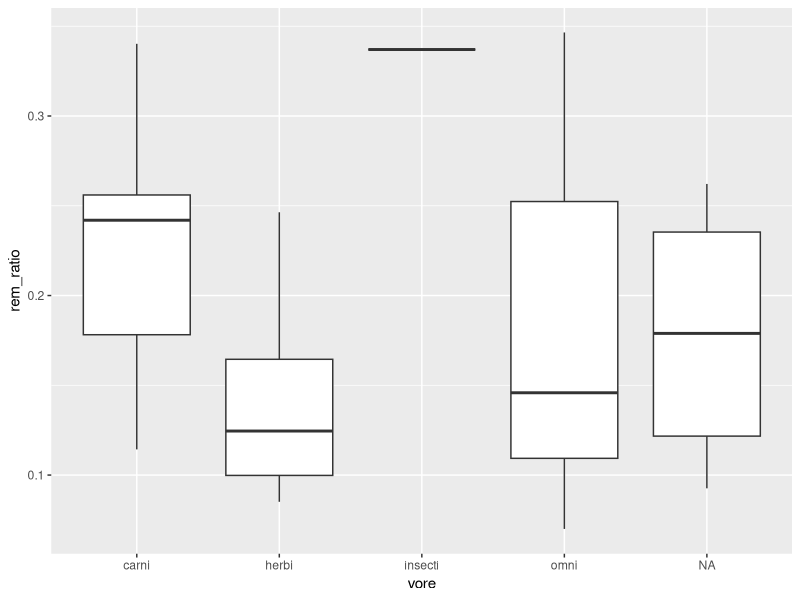
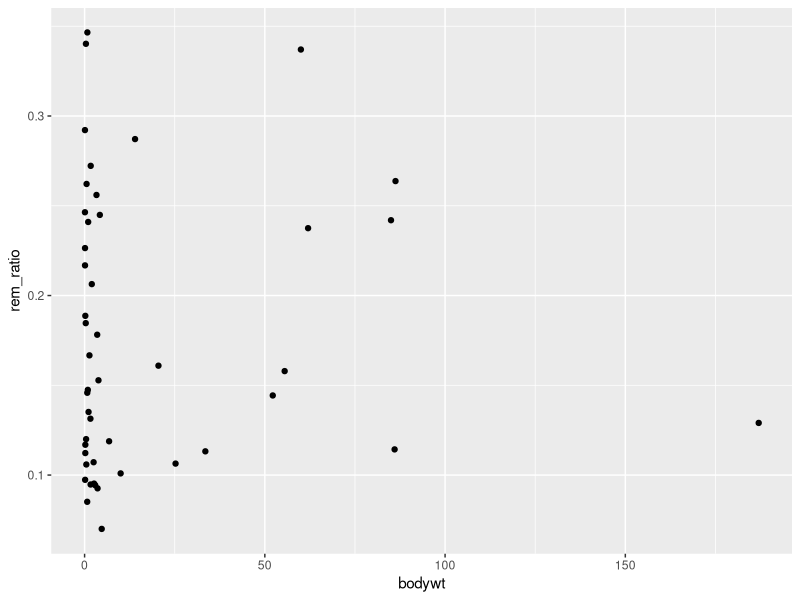

The R source for these figures, in order:
library(dplyr)
library(ggplot2)
sleep3 = msleep %>% select(-c(name, genus, conservation, awake)) %>% filter(bodywt >= 0.1 & bodywt <= 200)
sleep3 = sleep3 %>% mutate(rem_ratio = sleep_rem/sleep_total)
byvore = group_by(sleep3, vore)
req_stats = summarise(byvore, count = n(), avg_rem_ratio = mean(rem_ratio, na.rm = TRUE), avg_bodywt = mean(bodywt, na.rm = TRUE))
#Note that for qns 3,4,5, we will ignore NA.
#Insectivore has the highest average rem ratio and herbivore has the least rem ratio. Carnivore has the highest average body weight (54.36724) and herbivore has the least average body weight (14.10886).
#Number of insectivore in sleep3 is 2, which is insufficient to make useful any conclusion about insectivore. Herbivore has the greatest number of mammals (22).
#Range of average rem ratio is 0.1980188 (which is 0.3370166-0.1389978), range of average body weight is 40.25838 (which is 54.36724 - 14.10886).
ggplot(sleep3, aes(x = vore, y = rem_ratio)) + geom_boxplot()
#Even though insecti has the highest rem_ratio among the 4 vore groups, there is only 1 valid data point, which is a inaccurate representation for insectivore.
#Carnivore has the highest median rem_ratio, while herbivore has the lowest median rem_ratio.
#Omnivore has the highest Interquartile Range(IQR) while herbivore has the lowest IQR.
#Omnivore has the largest range
#Carnivore is left skewed as the median is closer to the upper quartile.
#Herbivore is right skewed as the median is closer to the lower quartile.
#Omnivore is right skewed as the median is closer to the lower quartile.
ggplot(sleep3, aes(x = bodywt, y = rem_ratio)) + geom_point()
#The points are scattered.
#The rem_ratio and body weight are not much related.
#Most of the body weight values are similar and do not have huge difference in value, but their corresponding rem ratio value differ by large amounts.
#If they are related, points should have best fit line or curve. However, the points in the graph does not show the kind of relationship.
#They form a almost straight vertical line, with a number of points that are far from the line and are randomly scattered. This shows that the rem ratio and body weight are not much related.
#There are many points with body weight being small and very different rem_ratio.